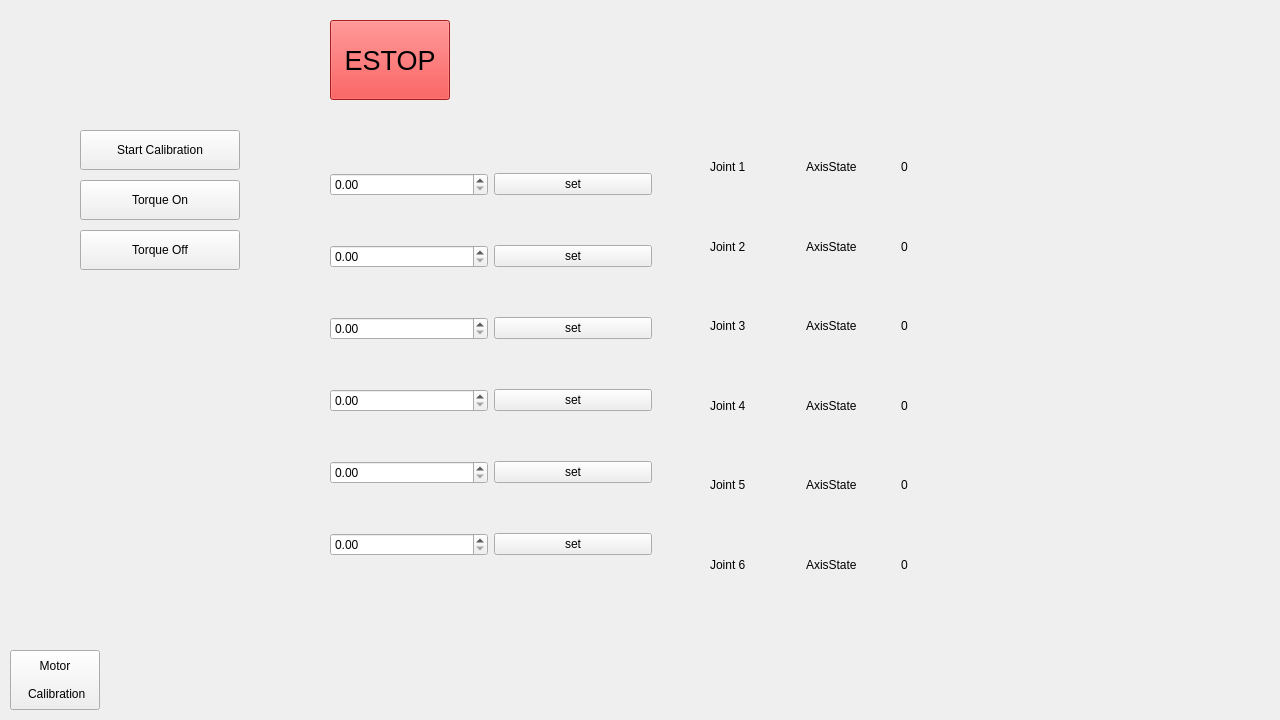
<?xml version="1.0" encoding="UTF-8"?>
<ui version="4.0">
 <class>DyrosGui</class>
 <widget class="QWidget" name="DyrosGui">
  <property name="geometry">
   <rect>
    <x>0</x>
    <y>0</y>
    <width>1280</width>
    <height>720</height>
   </rect>
  </property>
  <property name="windowTitle">
   <string>DyrosGui</string>
  </property>
  <widget class="QPushButton" name="caliButton">
   <property name="geometry">
    <rect>
     <x>80</x>
     <y>130</y>
     <width>160</width>
     <height>40</height>
    </rect>
   </property>
   <property name="text">
    <string>Start Calibration</string>
   </property>
  </widget>
  <widget class="QPushButton" name="CLButton">
   <property name="geometry">
    <rect>
     <x>80</x>
     <y>180</y>
     <width>160</width>
     <height>40</height>
    </rect>
   </property>
   <property name="text">
    <string>Torque On</string>
   </property>
  </widget>
  <widget class="QWidget" name="verticalLayoutWidget">
   <property name="geometry">
    <rect>
     <x>330</x>
     <y>130</y>
     <width>322</width>
     <height>471</height>
    </rect>
   </property>
   <layout class="QVBoxLayout" name="verticalLayout">
    <item>
     <layout class="QHBoxLayout" name="horizontalLayout">
      <item>
       <widget class="QDoubleSpinBox" name="doubleSpinBox">
        <property name="singleStep">
         <double>0.010000000000000</double>
        </property>
       </widget>
      </item>
      <item>
       <widget class="QPushButton" name="jointButton">
        <property name="text">
         <string>set</string>
        </property>
       </widget>
      </item>
     </layout>
    </item>
    <item>
     <layout class="QHBoxLayout" name="horizontalLayout_2">
      <item>
       <widget class="QDoubleSpinBox" name="doubleSpinBox_2">
        <property name="singleStep">
         <double>0.010000000000000</double>
        </property>
       </widget>
      </item>
      <item>
       <widget class="QPushButton" name="jointButton_2">
        <property name="text">
         <string>set</string>
        </property>
       </widget>
      </item>
     </layout>
    </item>
    <item>
     <layout class="QHBoxLayout" name="horizontalLayout_3">
      <item>
       <widget class="QDoubleSpinBox" name="doubleSpinBox_3">
        <property name="singleStep">
         <double>0.010000000000000</double>
        </property>
       </widget>
      </item>
      <item>
       <widget class="QPushButton" name="jointButton_3">
        <property name="text">
         <string>set</string>
        </property>
       </widget>
      </item>
     </layout>
    </item>
    <item>
     <layout class="QHBoxLayout" name="horizontalLayout_4">
      <item>
       <widget class="QDoubleSpinBox" name="doubleSpinBox_4">
        <property name="singleStep">
         <double>0.010000000000000</double>
        </property>
       </widget>
      </item>
      <item>
       <widget class="QPushButton" name="jointButton_4">
        <property name="text">
         <string>set</string>
        </property>
       </widget>
      </item>
     </layout>
    </item>
    <item>
     <layout class="QHBoxLayout" name="horizontalLayout_5">
      <item>
       <widget class="QDoubleSpinBox" name="doubleSpinBox_5">
        <property name="singleStep">
         <double>0.010000000000000</double>
        </property>
       </widget>
      </item>
      <item>
       <widget class="QPushButton" name="jointButton_5">
        <property name="text">
         <string>set</string>
        </property>
       </widget>
      </item>
     </layout>
    </item>
    <item>
     <layout class="QHBoxLayout" name="horizontalLayout_6">
      <item>
       <widget class="QDoubleSpinBox" name="doubleSpinBox_6">
        <property name="singleStep">
         <double>0.010000000000000</double>
        </property>
       </widget>
      </item>
      <item>
       <widget class="QPushButton" name="jointButton_6">
        <property name="text">
         <string>set</string>
        </property>
       </widget>
      </item>
     </layout>
    </item>
   </layout>
  </widget>
  <widget class="QWidget" name="verticalLayoutWidget_2">
   <property name="geometry">
    <rect>
     <x>710</x>
     <y>130</y>
     <width>281</width>
     <height>471</height>
    </rect>
   </property>
   <layout class="QVBoxLayout" name="verticalLayout_2">
    <item>
     <layout class="QHBoxLayout" name="horizontalLayout_7">
      <item>
       <widget class="QLabel" name="jointName_1">
        <property name="text">
         <string>Joint 1</string>
        </property>
       </widget>
      </item>
      <item>
       <widget class="QLabel" name="jointState_1">
        <property name="text">
         <string>AxisState</string>
        </property>
       </widget>
      </item>
      <item>
       <widget class="QLabel" name="jointValue_1">
        <property name="text">
         <string>0</string>
        </property>
       </widget>
      </item>
     </layout>
    </item>
    <item>
     <layout class="QHBoxLayout" name="horizontalLayout_8">
      <item>
       <widget class="QLabel" name="jointName_2">
        <property name="text">
         <string>Joint 2</string>
        </property>
       </widget>
      </item>
      <item>
       <widget class="QLabel" name="jointState_2">
        <property name="text">
         <string>AxisState</string>
        </property>
       </widget>
      </item>
      <item>
       <widget class="QLabel" name="jointValue_2">
        <property name="text">
         <string>0</string>
        </property>
       </widget>
      </item>
     </layout>
    </item>
    <item>
     <layout class="QHBoxLayout" name="horizontalLayout_9">
      <item>
       <widget class="QLabel" name="jointName_3">
        <property name="text">
         <string>Joint 3</string>
        </property>
       </widget>
      </item>
      <item>
       <widget class="QLabel" name="jointState_3">
        <property name="text">
         <string>AxisState</string>
        </property>
       </widget>
      </item>
      <item>
       <widget class="QLabel" name="jointValue_3">
        <property name="text">
         <string>0</string>
        </property>
       </widget>
      </item>
     </layout>
    </item>
    <item>
     <layout class="QHBoxLayout" name="horizontalLayout_10">
      <item>
       <widget class="QLabel" name="jointName_4">
        <property name="text">
         <string>Joint 4</string>
        </property>
       </widget>
      </item>
      <item>
       <widget class="QLabel" name="jointState_4">
        <property name="text">
         <string>AxisState</string>
        </property>
       </widget>
      </item>
      <item>
       <widget class="QLabel" name="jointValue_4">
        <property name="text">
         <string>0</string>
        </property>
       </widget>
      </item>
     </layout>
    </item>
    <item>
     <layout class="QHBoxLayout" name="horizontalLayout_11">
      <item>
       <widget class="QLabel" name="jointName_5">
        <property name="text">
         <string>Joint 5</string>
        </property>
       </widget>
      </item>
      <item>
       <widget class="QLabel" name="jointState_5">
        <property name="text">
         <string>AxisState</string>
        </property>
       </widget>
      </item>
      <item>
       <widget class="QLabel" name="jointValue_5">
        <property name="text">
         <string>0</string>
        </property>
       </widget>
      </item>
     </layout>
    </item>
    <item>
     <layout class="QHBoxLayout" name="horizontalLayout_12">
      <item>
       <widget class="QLabel" name="jointName_6">
        <property name="text">
         <string>Joint 6</string>
        </property>
       </widget>
      </item>
      <item>
       <widget class="QLabel" name="jointState_6">
        <property name="text">
         <string>AxisState</string>
        </property>
       </widget>
      </item>
      <item>
       <widget class="QLabel" name="jointValue_6">
        <property name="text">
         <string>0</string>
        </property>
       </widget>
      </item>
     </layout>
    </item>
   </layout>
  </widget>
  <widget class="QPushButton" name="idlestateButton">
   <property name="geometry">
    <rect>
     <x>80</x>
     <y>230</y>
     <width>160</width>
     <height>40</height>
    </rect>
   </property>
   <property name="text">
    <string>Torque Off</string>
   </property>
  </widget>
  <widget class="QPushButton" name="mcalibrationButton">
   <property name="geometry">
    <rect>
     <x>10</x>
     <y>650</y>
     <width>90</width>
     <height>60</height>
    </rect>
   </property>
   <property name="text">
    <string>Motor

 Calibration</string>
   </property>
  </widget>
  <widget class="QPushButton" name="EstopButton">
   <property name="geometry">
    <rect>
     <x>330</x>
     <y>20</y>
     <width>120</width>
     <height>80</height>
    </rect>
   </property>
   <property name="font">
    <font>
     <pointsize>20</pointsize>
    </font>
   </property>
   <property name="styleSheet">
    <string notr="true">background-color: rgb(239, 41, 41);
</string>
   </property>
   <property name="text">
    <string>ESTOP</string>
   </property>
  </widget>
 </widget>
 <resources/>
 <connections/>
</ui>
